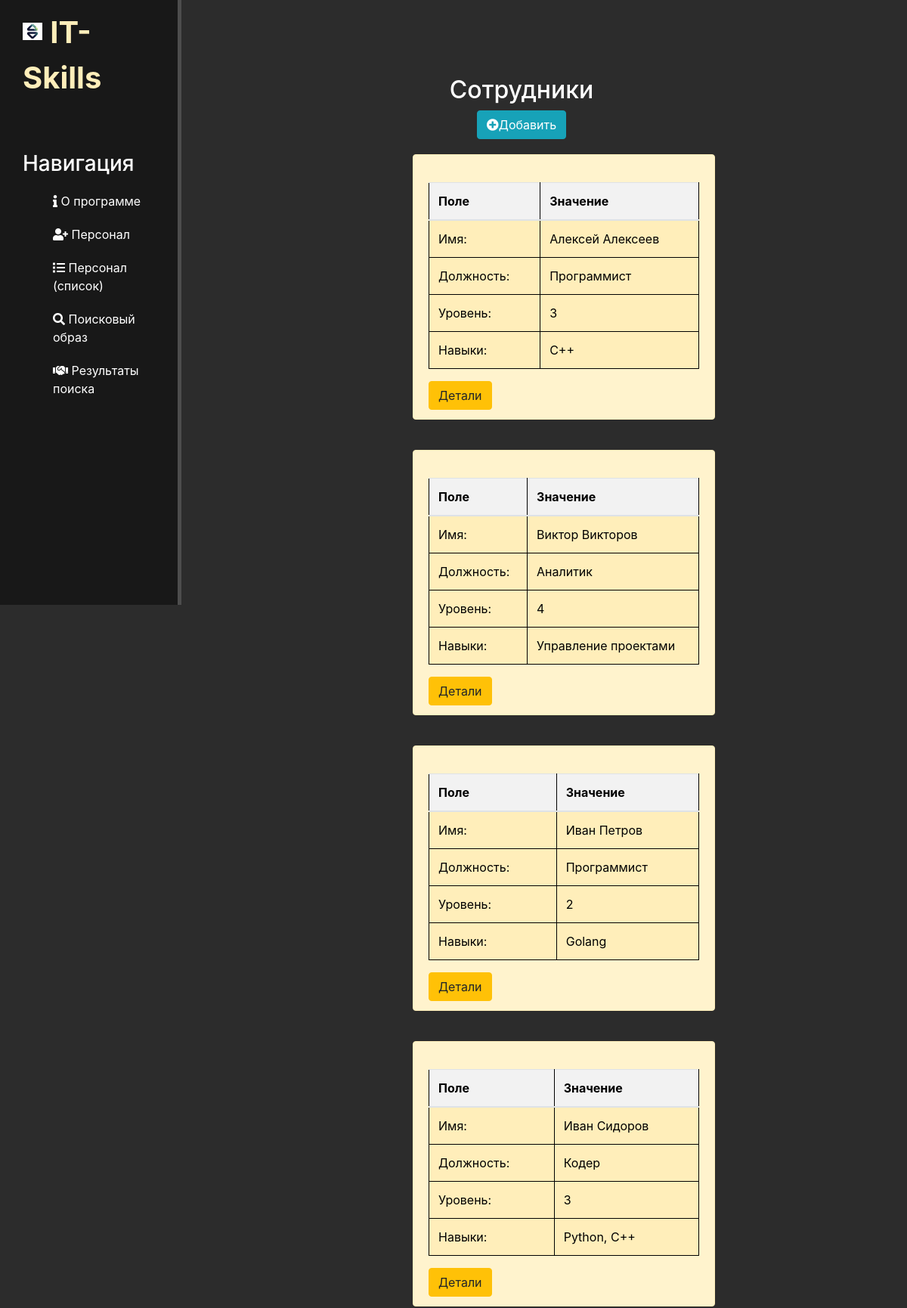
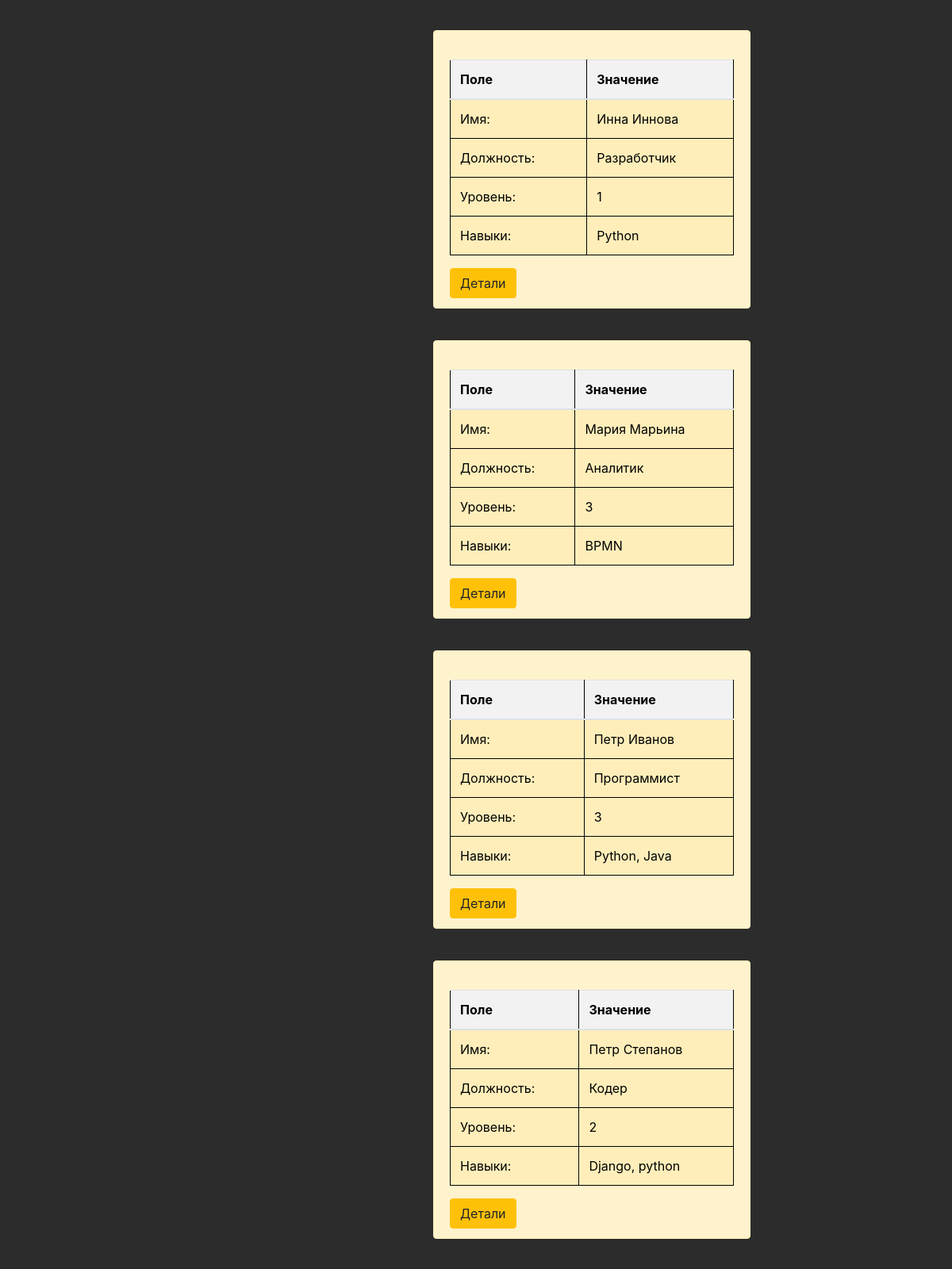
The app's page /emplo/ (upper part) with its own data (2 pictures, top to bottom).
### emplo/models.py (models this page shows, shortened)
class Employee1(models.Model):
    name = models.CharField(max_length=20, default='')
    position = models.CharField(max_length=20, default='')
    skill = models.CharField(max_length=50, default = '')
    level = models.CharField(max_length = 5, default='')
    fit_level = models.FloatField(default=0)

### emplo/views.py (the view)
# urls.py: path('', views.emplo_home, name='emplo-home'),
def emplo_home(request):
    print('emplo_home')
    emplo = Employee1.objects.order_by('name')
    return render(request, 'emplo/emplo_home.html', {'emplo':emplo})

### emplo/templates/emplo/emplo_home.html (shortened to what this page needs)
{% extends "main/layout.html" %}
{% block content %}
    <div class="features">
        <h2>Сотрудники</h2>
        <a href="{% url 'create-emplo' %}" ><button class="btn btn-info"><i class="fas fa-plus-circle"></i>Добавить</button></a>
        {% if emplo %}
            {% for el in emplo %}
                <div class="alert alert-warning">
        <table class="table mt-4">
            <thead>
                <tr>
                    <th>Поле</th>
                    <th>Значение</th>
                </tr>
            </thead>
            <tbody>
                <tr>
                    <td>Имя:</td>
                    <td>{{ el.name }}</td>
                </tr>
                <tr>
                    <td>Должность:</td>
                    <td>{{ el.position }}</td>
                </tr>
                <tr>
                    <td>Уровень:</td>
                    <td>{{ el.level }}</td>
                </tr>
                <tr>
                    <td>Навыки:</td>
                    <td>{{ el.skill }}</td>
                </tr>
            </tbody>
        </table>
                    <a href="{% url 'emplo-detail' el.id %}" class="btn btn-warning">Детали</a>
                </div>
            {% endfor %}
        {% else %}
            <p>У вас нет записей</p>
        {% endif %}
    </div>
{% endblock %}

### main/static/main/css/main.css (style rules this page uses)
body { background: #2c2c2c; }
main .features { float: left; color: #fff; margin-top: 100px; text-align: center; width: 75%; }
.alert-warning { float: left; clear: both; width: 400px; margin: 20px 34%; text-align: left; }

### main/static/main/css/table.css (style rules this page uses)
main table { background-color: #ffeeba; color: black; border-collapse: collapse; width: 100%; }
main th, td { background-color: #ffeeba; color: black; border: 1px solid black; padding: 8px; text-align: left; }
main th { background-color: #f2f2f2; }

### records on screen
Employee1: name "Алексей Алексеев", position "Программист", level "3", skill "С++"
Employee1: name "Виктор Викторов", position "Аналитик", level "4", skill "Управление проектами"
Employee1: name "Иван Петров", position "Программист", level "2", skill "Golang"
Employee1: name "Иван Сидоров", position "Кодер", level "3", skill "Python, C++"
Employee1: name "Инна Иннова", position "Разработчик", level "1", skill "Python"
Employee1: name "Мария Марьина", position "Аналитик", level "3", skill "BPMN"
Employee1: name "Петр Иванов", position "Программист", level "3", skill "Python, Java"
Employee1: name "Петр Степанов", position "Кодер", level "2", skill "Django, python"
